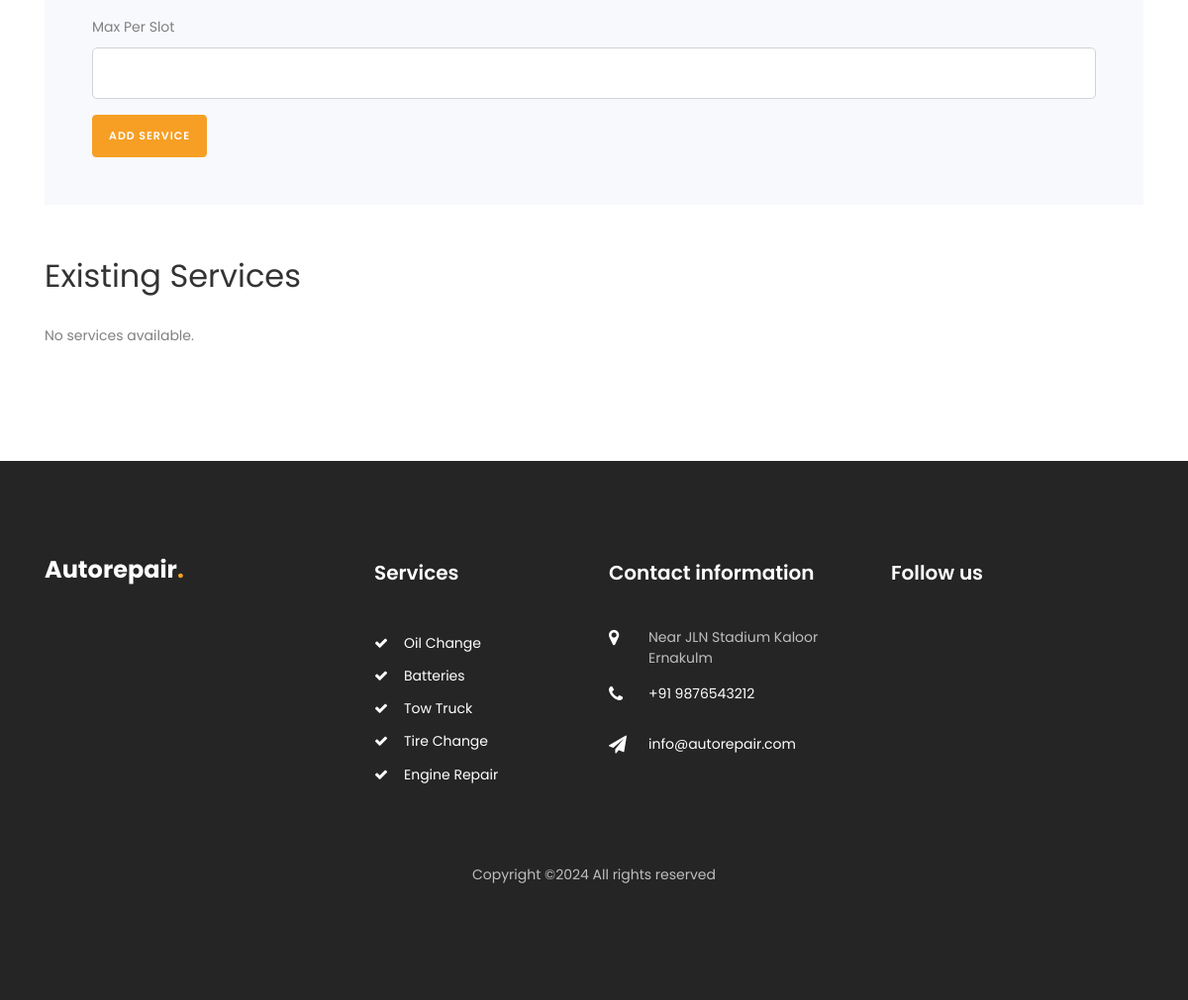
Page /garage_services/ (signed in, lower part) on the earlier database version.
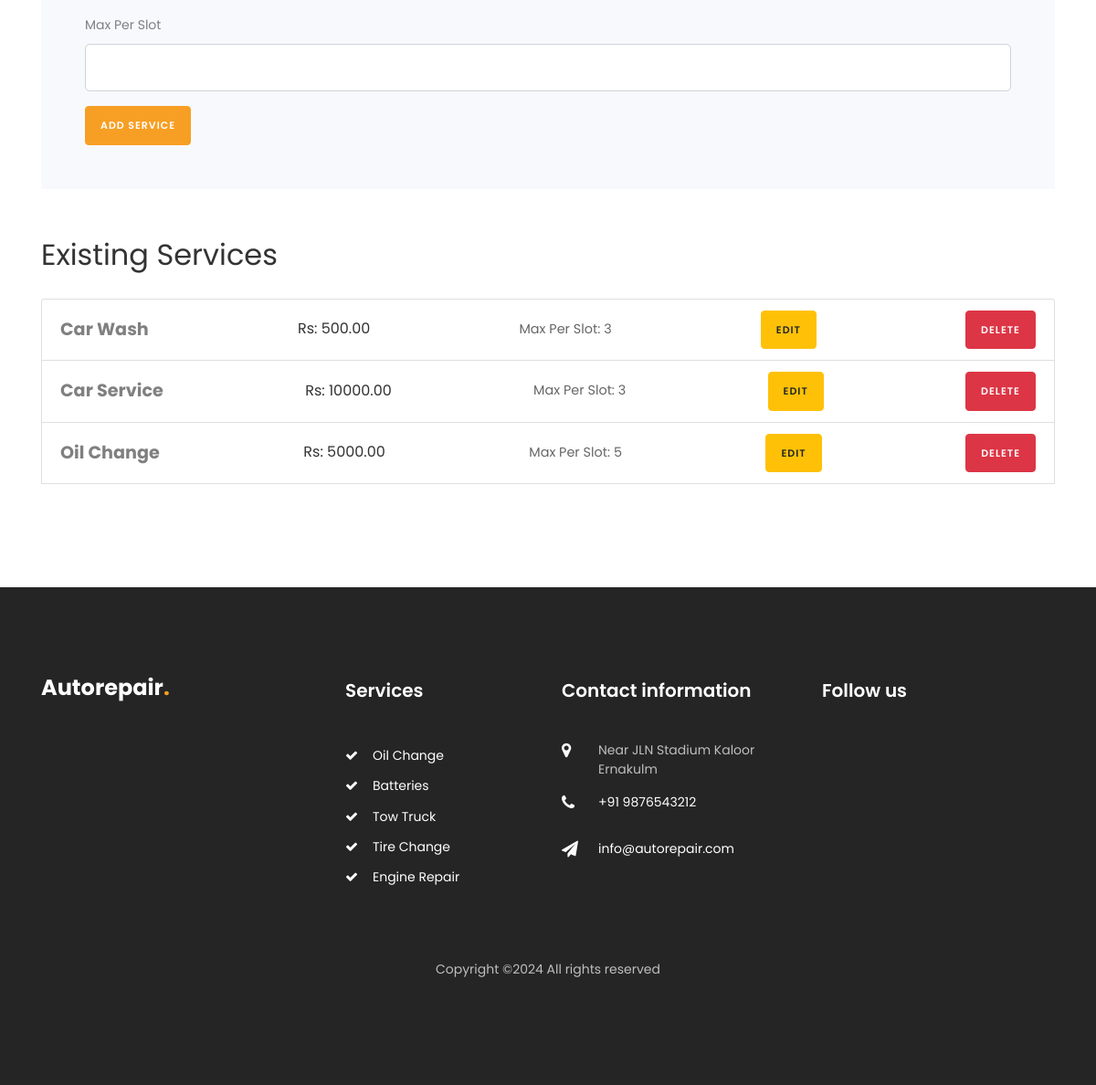
Same page on the later database version.
### car/models.py (models this page shows, shortened)
class GarageService(models.Model):
    garage = models.ForeignKey(Garage, on_delete=models.CASCADE, related_name='services')
    service_name = models.CharField(max_length=255)
    price = models.DecimalField(max_digits=10, decimal_places=2)
    max_per_slot = models.PositiveIntegerField()

### car/views.py (the view, shortened to what this page needs)
# urls.py: path('garage_services/', views.garage_services, name='garage_services'),
@login_required
def garage_services(request):
    garage = get_object_or_404(Garage, user=request.user)
    services = GarageService.objects.filter(garage=garage)
    return render(request, 'garage_services.html', {
        'services': services,
        'garage': garage,  # Ensure this is passed to the template
    })

### templates/garage_services.html (shortened to what the changed rows need)
{% load static %}
<!DOCTYPE html>
<html lang="en">
  <head>
    <link rel="stylesheet" href="https://stackpath.bootstrapcdn.com/font-awesome/4.7.0/css/font-awesome.min.css">
    <link rel="stylesheet" href="{% static 'css/animate.css' %}">
    <link rel="stylesheet" href="{% static 'css/owl.carousel.min.css' %}">
    <link rel="stylesheet" href="{% static 'css/owl.theme.default.min.css' %}">
    <link rel="stylesheet" href="{% static 'css/magnific-popup.css' %}">
    <link rel="stylesheet" href="{% static 'css/bootstrap-datepicker.css' %}">
    <link rel="stylesheet" href="{% static 'css/jquery.timepicker.css' %}">
    <link rel="stylesheet" href="{% static 'css/flaticon.css' %}">
    <link rel="stylesheet" href="{% static 'css/style.css' %}">
  </head>
  <body>
    <section class="ftco-section">
      <div class="container">
          <h2 class="mb-4 mt-5">Existing Services</h2>
          <ul class="list-unstyled">
              {% for service in services %}
              <li class="list-group-item">
                  <div class="service-info">
                      <strong>{{ service.service_name }}</strong>
                      <span class="price">Rs: {{ service.price }}</span>
                      <span class="max-per-slot">Max Per Slot: {{ service.max_per_slot }}</span>
                      <a href="#" class="btn btn-warning btn-sm" data-toggle="modal" data-target="#editModal{{ service.id }}">Edit</a>
                      <form method="post" action="{% url 'delete_service' service.id %}" style="display:inline;">
                          <button type="submit" class="btn btn-danger btn-sm">Delete</button>
                      </form>
                  </div>
              </li>
              {% empty %}
              <li>No services available.</li>
              {% endfor %}
          </ul>
      </div>
  </section>
    <footer class="footer ftco-section">
      <div class="container">
        <div class="row mb-5">
          <div class="col-md-6 col-lg">
            <div class="ftco-footer-widget mb-4">
              <h2 class="logo"><a href="/">Autorepair<span>.</span></a></h2>
            </div>
          </div>
          <div class="col-md-6 col-lg">
            <div class="ftco-footer-widget mb-4 ml-md-5">
              <h2 class="ftco-heading-2">Services</h2>
            </div>
          </div>
          <div class="col-md-6 col-lg">
            <div class="ftco-footer-widget mb-4">
            	<h2 class="ftco-heading-2">Contact information</h2>
            </div>
          </div>
          <div class="col-md-6 col-lg">
             <div class="ftco-footer-widget mb-4">
              <h2 class="ftco-heading-2">Follow us</h2>
            </div>
          </div>
        </div>
      </div>
    </footer>
  </body>
</html>

Differences in the rows shown:
added GarageService: service_name "Car Wash", price "500.00", max_per_slot "3"
added GarageService: service_name "Car Service", price "10000.00", max_per_slot "3"
added GarageService: service_name "Oil Change", price "5000.00", max_per_slot "5"
Other differences:
text no longer shown: "No services available."
